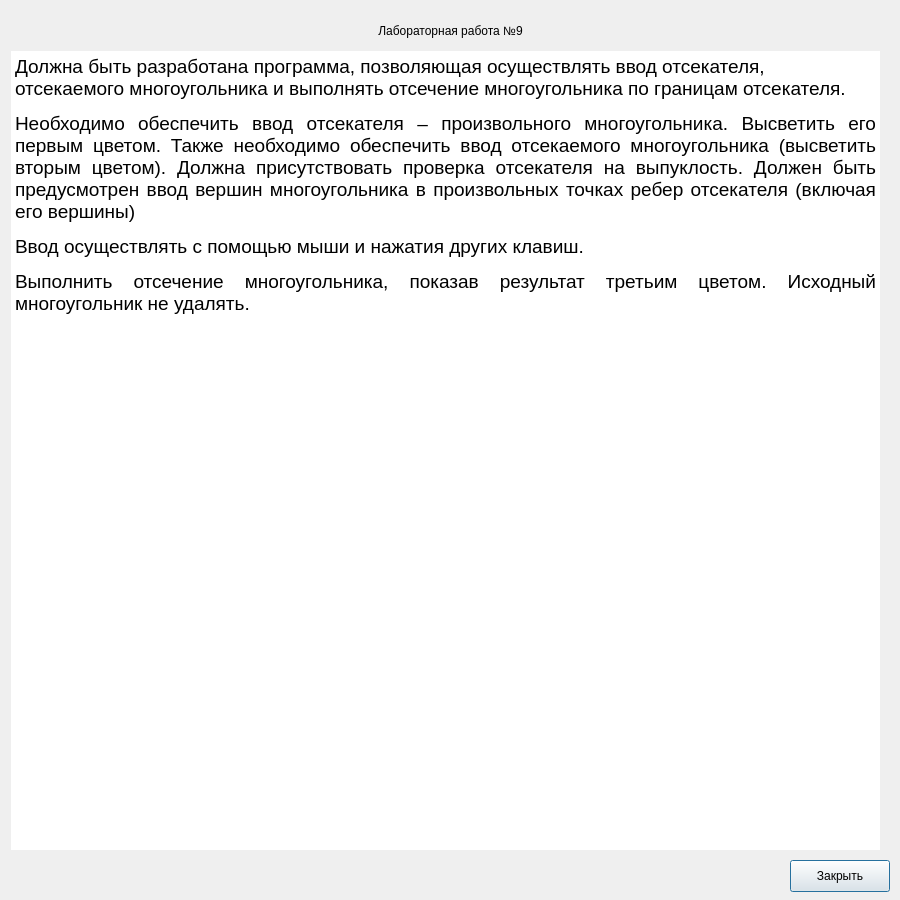
<?xml version="1.0" encoding="UTF-8"?>
<ui version="4.0">
 <class>TaskPopUp</class>
 <widget class="QDialog" name="TaskPopUp">
  <property name="geometry">
   <rect>
    <x>0</x>
    <y>0</y>
    <width>900</width>
    <height>900</height>
   </rect>
  </property>
  <property name="sizePolicy">
   <sizepolicy hsizetype="Fixed" vsizetype="Fixed">
    <horstretch>0</horstretch>
    <verstretch>0</verstretch>
   </sizepolicy>
  </property>
  <property name="minimumSize">
   <size>
    <width>900</width>
    <height>900</height>
   </size>
  </property>
  <property name="maximumSize">
   <size>
    <width>900</width>
    <height>900</height>
   </size>
  </property>
  <property name="windowTitle">
   <string>Задание</string>
  </property>
  <widget class="QPushButton" name="closeTaskButton">
   <property name="geometry">
    <rect>
     <x>790</x>
     <y>860</y>
     <width>100</width>
     <height>32</height>
    </rect>
   </property>
   <property name="text">
    <string>Закрыть</string>
   </property>
  </widget>
  <widget class="QTextEdit" name="taskTextBox">
   <property name="geometry">
    <rect>
     <x>10</x>
     <y>50</y>
     <width>871</width>
     <height>801</height>
    </rect>
   </property>
   <property name="palette">
    <palette>
     <active>
      <colorrole role="WindowText">
       <brush brushstyle="SolidPattern">
        <color alpha="255">
         <red>0</red>
         <green>0</green>
         <blue>0</blue>
        </color>
       </brush>
      </colorrole>
      <colorrole role="Button">
       <brush brushstyle="SolidPattern">
        <color alpha="0">
         <red>255</red>
         <green>255</green>
         <blue>255</blue>
        </color>
       </brush>
      </colorrole>
      <colorrole role="Light">
       <brush brushstyle="SolidPattern">
        <color alpha="0">
         <red>255</red>
         <green>255</green>
         <blue>255</blue>
        </color>
       </brush>
      </colorrole>
      <colorrole role="Midlight">
       <brush brushstyle="SolidPattern">
        <color alpha="0">
         <red>255</red>
         <green>255</green>
         <blue>255</blue>
        </color>
       </brush>
      </colorrole>
      <colorrole role="Dark">
       <brush brushstyle="SolidPattern">
        <color alpha="0">
         <red>127</red>
         <green>127</green>
         <blue>127</blue>
        </color>
       </brush>
      </colorrole>
      <colorrole role="Mid">
       <brush brushstyle="SolidPattern">
        <color alpha="0">
         <red>170</red>
         <green>170</green>
         <blue>170</blue>
        </color>
       </brush>
      </colorrole>
      <colorrole role="Text">
       <brush brushstyle="SolidPattern">
        <color alpha="255">
         <red>0</red>
         <green>0</green>
         <blue>0</blue>
        </color>
       </brush>
      </colorrole>
      <colorrole role="BrightText">
       <brush brushstyle="SolidPattern">
        <color alpha="255">
         <red>255</red>
         <green>255</green>
         <blue>255</blue>
        </color>
       </brush>
      </colorrole>
      <colorrole role="ButtonText">
       <brush brushstyle="SolidPattern">
        <color alpha="255">
         <red>0</red>
         <green>0</green>
         <blue>0</blue>
        </color>
       </brush>
      </colorrole>
      <colorrole role="Base">
       <brush brushstyle="SolidPattern">
        <color alpha="255">
         <red>255</red>
         <green>255</green>
         <blue>255</blue>
        </color>
       </brush>
      </colorrole>
      <colorrole role="Window">
       <brush brushstyle="SolidPattern">
        <color alpha="0">
         <red>255</red>
         <green>255</green>
         <blue>255</blue>
        </color>
       </brush>
      </colorrole>
      <colorrole role="Shadow">
       <brush brushstyle="SolidPattern">
        <color alpha="255">
         <red>0</red>
         <green>0</green>
         <blue>0</blue>
        </color>
       </brush>
      </colorrole>
      <colorrole role="AlternateBase">
       <brush brushstyle="SolidPattern">
        <color alpha="127">
         <red>255</red>
         <green>255</green>
         <blue>255</blue>
        </color>
       </brush>
      </colorrole>
      <colorrole role="ToolTipBase">
       <brush brushstyle="SolidPattern">
        <color alpha="255">
         <red>255</red>
         <green>255</green>
         <blue>220</blue>
        </color>
       </brush>
      </colorrole>
      <colorrole role="ToolTipText">
       <brush brushstyle="SolidPattern">
        <color alpha="255">
         <red>0</red>
         <green>0</green>
         <blue>0</blue>
        </color>
       </brush>
      </colorrole>
      <colorrole role="PlaceholderText">
       <brush brushstyle="SolidPattern">
        <color alpha="127">
         <red>0</red>
         <green>0</green>
         <blue>0</blue>
        </color>
       </brush>
      </colorrole>
      <colorrole role="Accent">
       <brush brushstyle="SolidPattern">
        <color alpha="255">
         <red>255</red>
         <green>255</green>
         <blue>255</blue>
        </color>
       </brush>
      </colorrole>
     </active>
     <inactive>
      <colorrole role="WindowText">
       <brush brushstyle="SolidPattern">
        <color alpha="255">
         <red>0</red>
         <green>0</green>
         <blue>0</blue>
        </color>
       </brush>
      </colorrole>
      <colorrole role="Button">
       <brush brushstyle="SolidPattern">
        <color alpha="0">
         <red>255</red>
         <green>255</green>
         <blue>255</blue>
        </color>
       </brush>
      </colorrole>
      <colorrole role="Light">
       <brush brushstyle="SolidPattern">
        <color alpha="0">
         <red>255</red>
         <green>255</green>
         <blue>255</blue>
        </color>
       </brush>
      </colorrole>
      <colorrole role="Midlight">
       <brush brushstyle="SolidPattern">
        <color alpha="0">
         <red>255</red>
         <green>255</green>
         <blue>255</blue>
        </color>
       </brush>
      </colorrole>
      <colorrole role="Dark">
       <brush brushstyle="SolidPattern">
        <color alpha="0">
         <red>127</red>
         <green>127</green>
         <blue>127</blue>
        </color>
       </brush>
      </colorrole>
      <colorrole role="Mid">
       <brush brushstyle="SolidPattern">
        <color alpha="0">
         <red>170</red>
         <green>170</green>
         <blue>170</blue>
        </color>
       </brush>
      </colorrole>
      <colorrole role="Text">
       <brush brushstyle="SolidPattern">
        <color alpha="255">
         <red>0</red>
         <green>0</green>
         <blue>0</blue>
        </color>
       </brush>
      </colorrole>
      <colorrole role="BrightText">
       <brush brushstyle="SolidPattern">
        <color alpha="255">
         <red>255</red>
         <green>255</green>
         <blue>255</blue>
        </color>
       </brush>
      </colorrole>
      <colorrole role="ButtonText">
       <brush brushstyle="SolidPattern">
        <color alpha="255">
         <red>0</red>
         <green>0</green>
         <blue>0</blue>
        </color>
       </brush>
      </colorrole>
      <colorrole role="Base">
       <brush brushstyle="SolidPattern">
        <color alpha="255">
         <red>255</red>
         <green>255</green>
         <blue>255</blue>
        </color>
       </brush>
      </colorrole>
      <colorrole role="Window">
       <brush brushstyle="SolidPattern">
        <color alpha="0">
         <red>255</red>
         <green>255</green>
         <blue>255</blue>
        </color>
       </brush>
      </colorrole>
      <colorrole role="Shadow">
       <brush brushstyle="SolidPattern">
        <color alpha="255">
         <red>0</red>
         <green>0</green>
         <blue>0</blue>
        </color>
       </brush>
      </colorrole>
      <colorrole role="AlternateBase">
       <brush brushstyle="SolidPattern">
        <color alpha="127">
         <red>255</red>
         <green>255</green>
         <blue>255</blue>
        </color>
       </brush>
      </colorrole>
      <colorrole role="ToolTipBase">
       <brush brushstyle="SolidPattern">
        <color alpha="255">
         <red>255</red>
         <green>255</green>
         <blue>220</blue>
        </color>
       </brush>
      </colorrole>
      <colorrole role="ToolTipText">
       <brush brushstyle="SolidPattern">
        <color alpha="255">
         <red>0</red>
         <green>0</green>
         <blue>0</blue>
        </color>
       </brush>
      </colorrole>
      <colorrole role="PlaceholderText">
       <brush brushstyle="SolidPattern">
        <color alpha="127">
         <red>0</red>
         <green>0</green>
         <blue>0</blue>
        </color>
       </brush>
      </colorrole>
      <colorrole role="Accent">
       <brush brushstyle="SolidPattern">
        <color alpha="255">
         <red>255</red>
         <green>255</green>
         <blue>255</blue>
        </color>
       </brush>
      </colorrole>
     </inactive>
     <disabled>
      <colorrole role="WindowText">
       <brush brushstyle="SolidPattern">
        <color alpha="0">
         <red>127</red>
         <green>127</green>
         <blue>127</blue>
        </color>
       </brush>
      </colorrole>
      <colorrole role="Button">
       <brush brushstyle="SolidPattern">
        <color alpha="0">
         <red>255</red>
         <green>255</green>
         <blue>255</blue>
        </color>
       </brush>
      </colorrole>
      <colorrole role="Light">
       <brush brushstyle="SolidPattern">
        <color alpha="0">
         <red>255</red>
         <green>255</green>
         <blue>255</blue>
        </color>
       </brush>
      </colorrole>
      <colorrole role="Midlight">
       <brush brushstyle="SolidPattern">
        <color alpha="0">
         <red>255</red>
         <green>255</green>
         <blue>255</blue>
        </color>
       </brush>
      </colorrole>
      <colorrole role="Dark">
       <brush brushstyle="SolidPattern">
        <color alpha="0">
         <red>127</red>
         <green>127</green>
         <blue>127</blue>
        </color>
       </brush>
      </colorrole>
      <colorrole role="Mid">
       <brush brushstyle="SolidPattern">
        <color alpha="0">
         <red>170</red>
         <green>170</green>
         <blue>170</blue>
        </color>
       </brush>
      </colorrole>
      <colorrole role="Text">
       <brush brushstyle="SolidPattern">
        <color alpha="0">
         <red>127</red>
         <green>127</green>
         <blue>127</blue>
        </color>
       </brush>
      </colorrole>
      <colorrole role="BrightText">
       <brush brushstyle="SolidPattern">
        <color alpha="255">
         <red>255</red>
         <green>255</green>
         <blue>255</blue>
        </color>
       </brush>
      </colorrole>
      <colorrole role="ButtonText">
       <brush brushstyle="SolidPattern">
        <color alpha="0">
         <red>127</red>
         <green>127</green>
         <blue>127</blue>
        </color>
       </brush>
      </colorrole>
      <colorrole role="Base">
       <brush brushstyle="SolidPattern">
        <color alpha="0">
         <red>255</red>
         <green>255</green>
         <blue>255</blue>
        </color>
       </brush>
      </colorrole>
      <colorrole role="Window">
       <brush brushstyle="SolidPattern">
        <color alpha="0">
         <red>255</red>
         <green>255</green>
         <blue>255</blue>
        </color>
       </brush>
      </colorrole>
      <colorrole role="Shadow">
       <brush brushstyle="SolidPattern">
        <color alpha="255">
         <red>0</red>
         <green>0</green>
         <blue>0</blue>
        </color>
       </brush>
      </colorrole>
      <colorrole role="AlternateBase">
       <brush brushstyle="SolidPattern">
        <color alpha="0">
         <red>255</red>
         <green>255</green>
         <blue>255</blue>
        </color>
       </brush>
      </colorrole>
      <colorrole role="ToolTipBase">
       <brush brushstyle="SolidPattern">
        <color alpha="255">
         <red>255</red>
         <green>255</green>
         <blue>220</blue>
        </color>
       </brush>
      </colorrole>
      <colorrole role="ToolTipText">
       <brush brushstyle="SolidPattern">
        <color alpha="255">
         <red>0</red>
         <green>0</green>
         <blue>0</blue>
        </color>
       </brush>
      </colorrole>
      <colorrole role="PlaceholderText">
       <brush brushstyle="SolidPattern">
        <color alpha="0">
         <red>127</red>
         <green>127</green>
         <blue>127</blue>
        </color>
       </brush>
      </colorrole>
      <colorrole role="Accent">
       <brush brushstyle="SolidPattern">
        <color alpha="0">
         <red>255</red>
         <green>255</green>
         <blue>255</blue>
        </color>
       </brush>
      </colorrole>
     </disabled>
    </palette>
   </property>
   <property name="autoFillBackground">
    <bool>false</bool>
   </property>
   <property name="frameShape">
    <enum>QFrame::Shape::StyledPanel</enum>
   </property>
   <property name="verticalScrollBarPolicy">
    <enum>Qt::ScrollBarPolicy::ScrollBarAlwaysOff</enum>
   </property>
   <property name="horizontalScrollBarPolicy">
    <enum>Qt::ScrollBarPolicy::ScrollBarAlwaysOff</enum>
   </property>
   <property name="readOnly">
    <bool>true</bool>
   </property>
   <property name="html">
    <string>&lt;!DOCTYPE HTML PUBLIC &quot;-//W3C//DTD HTML 4.0//EN&quot; &quot;http://www.w3.org/TR/REC-html40/strict.dtd&quot;&gt;
&lt;html&gt;&lt;head&gt;&lt;meta name=&quot;qrichtext&quot; content=&quot;1&quot; /&gt;&lt;meta charset=&quot;utf-8&quot; /&gt;&lt;style type=&quot;text/css&quot;&gt;
p, li { white-space: pre-wrap; }
hr { height: 1px; border-width: 0; }
li.unchecked::marker { content: &quot;\2610&quot;; }
li.checked::marker { content: &quot;\2612&quot;; }
&lt;/style&gt;&lt;/head&gt;&lt;body style=&quot; font-family:'Sans Serif'; font-size:9pt; font-weight:400; font-style:normal;&quot;&gt;
&lt;p style=&quot; margin-top:12px; margin-bottom:0px; margin-left:0px; margin-right:0px; -qt-block-indent:0; text-indent:0px; background-color:transparent;&quot;&gt;&lt;span style=&quot; font-size:14pt; background-color:transparent;&quot;&gt;Должна быть разработана программа, позволяющая осуществлять ввод отсекателя, отсекаемого многоугольника и выполнять отсечение многоугольника по границам отсекателя.&lt;/span&gt;&lt;/p&gt;
&lt;p align=&quot;justify&quot; style=&quot; margin-top:12px; margin-bottom:0px; margin-left:0px; margin-right:0px; -qt-block-indent:0; text-indent:0px; background-color:transparent;&quot;&gt;&lt;span style=&quot; font-size:14pt; background-color:transparent;&quot;&gt;Необходимо обеспечить ввод отсекателя – произвольного многоугольника. Высветить его первым цветом. Также необходимо обеспечить ввод отсекаемого многоугольника (высветить вторым цветом). Должна присутствовать проверка отсекателя на выпуклость. Должен быть предусмотрен ввод вершин многоугольника в произвольных точках ребер отсекателя (включая его вершины)&lt;/span&gt;&lt;/p&gt;
&lt;p align=&quot;justify&quot; style=&quot; margin-top:12px; margin-bottom:0px; margin-left:0px; margin-right:0px; -qt-block-indent:0; text-indent:0px; background-color:transparent;&quot;&gt;&lt;span style=&quot; font-size:14pt; background-color:transparent;&quot;&gt;Ввод осуществлять с помощью мыши и нажатия других клавиш.&lt;/span&gt;&lt;/p&gt;
&lt;p align=&quot;justify&quot; style=&quot; margin-top:12px; margin-bottom:0px; margin-left:0px; margin-right:0px; -qt-block-indent:0; text-indent:0px; background-color:transparent;&quot;&gt;&lt;span style=&quot; font-size:14pt; background-color:transparent;&quot;&gt;Выполнить отсечение многоугольника, показав результат третьим цветом. Исходный многоугольник не удалять.&lt;/span&gt;&lt;/p&gt;
&lt;p style=&quot; margin-top:0px; margin-bottom:0px; margin-left:0px; margin-right:0px; -qt-block-indent:0; text-indent:0px;&quot;&gt;&lt;span style=&quot; font-size:14pt;&quot;&gt;&lt;/span&gt;&lt;/p&gt;&lt;/body&gt;&lt;/html&gt;</string>
   </property>
   <property name="placeholderText">
    <string/>
   </property>
  </widget>
  <widget class="QLabel" name="labInfoLabel">
   <property name="geometry">
    <rect>
     <x>10</x>
     <y>10</y>
     <width>881</width>
     <height>41</height>
    </rect>
   </property>
   <property name="text">
    <string>Лабораторная работа №9</string>
   </property>
   <property name="alignment">
    <set>Qt::AlignmentFlag::AlignCenter</set>
   </property>
  </widget>
 </widget>
 <resources/>
 <connections/>
</ui>
